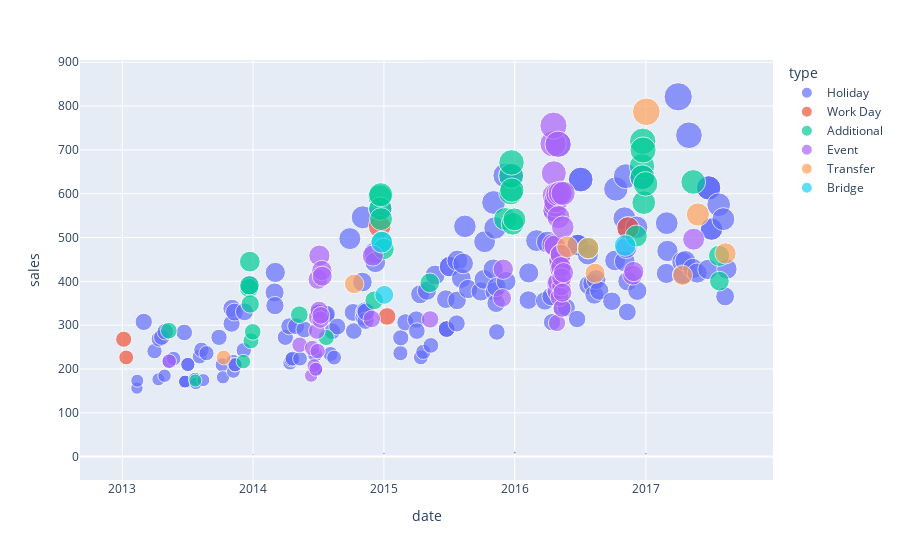

The code cell stored with this chart in its notebook:
### Code cell
fig = px.scatter(holiday_sales_df, x='date', y='sales', size='sales', color='type')
fig.show()

### Figure 1 — Plotly figure (JSON) as saved in the notebook; plotly's stock layout.template omitted (floating-point values rounded to 4 significant figures; data arrays with more than 128 entries replaced by an {"elided": "..."} marker saying what was removed)
{"data": [{"hovertemplate": "type=Holiday<br>date=%{x}<br>sales=%{marker.size}<extra></extra>", "legendgroup": "Holiday", "marker": {"color": "#636efa", "size": {"elided": "171 float values"}, "sizemode": "area", "sizeref": 2.053, "symbol": "circle"}, "mode": "markers", "name": "Holiday", "orientation": "v", "showlegend": true, "type": "scatter", "x": {"elided": "171 str values"}, "xaxis": "x", "y": {"elided": "171 float values"}, "yaxis": "y"}, {"hovertemplate": "type=Work Day<br>date=%{x}<br>sales=%{marker.size}<extra></extra>", "legendgroup": "Work Day", "marker": {"color": "#EF553B", "size": [267.9, 226.3, 525.0, 319.8, 521.8], "sizemode": "area", "sizeref": 2.053, "symbol": "circle"}, "mode": "markers", "name": "Work Day", "orientation": "v", "showlegend": true, "type": "scatter", "x": ["2013-01-05", "2013-01-12", "2014-12-20", "2015-01-10", "2016-11-12"], "xaxis": "x", "y": [267.9, 226.3, 525.0, 319.8, 521.8], "yaxis": "y"}, {"hovertemplate": "type=Additional<br>date=%{x}<br>sales=%{marker.size}<extra></extra>", "legendgroup": "Additional", "marker": {"color": "#00cc96", "size": [287.4, 173.5, 216.8, 384.8, 390.7, 444.9, 348.3, 264.2, 284.7, 323.8, 272.0, 356.6, 592.9, 565.7, 597.6, 542.1, 489.4, 473.8, 396.6, 542.2, 602.1, 640.8, 671.2, 608.1, 531.3, 541.3, 601.1, 475.8, 503.3, 662.9, 637.4, 719.5, 699.7, 579.6, 622.3, 626.8, 458.2, 400.4], "sizemode": "area", "sizeref": 2.053, "symbol": "circle"}, "mode": "markers", "name": "Additional", "orientation": "v", "showlegend": true, "type": "scatter", "x": ["2013-05-11", "2013-07-24", "2013-12-05", "2013-12-21", "2013-12-22", "2013-12-23", "2013-12-24", "2013-12-26", "2013-12-31", "2014-05-10", "2014-07-24", "2014-12-05", "2014-12-21", "2014-12-22", "2014-12-23", "2014-12-24", "2014-12-26", "2014-12-31", "2015-05-09", "2015-12-05", "2015-12-21", "2015-12-22", "2015-12-23", "2015-12-24", "2015-12-26", "2015-12-31", "2016-05-07", "2016-07-24", "2016-12-05", "2016-12-21", "2016-12-22", "2016-12-23", "2016-12-24", "2016-12-26", "2016-12-31", "2017-05-13", "2017-07-24", "2017-07-25"], "xaxis": "x", "y": [287.4, 173.5, 216.8, 384.8, 390.7, 444.9, 348.3, 264.2, 284.7, 323.8, 272.0, 356.6, 592.9, 565.7, 597.6, 542.1, 489.4, 473.8, 396.6, 542.2, 602.1, 640.8, 671.2, 608.1, 531.3, 541.3, 601.1, 475.8, 503.3, 662.9, 637.4, 719.5, 699.7, 579.6, 622.3, 626.8, 458.2, 400.4], "yaxis": "y"}, {"hovertemplate": "type=Event<br>date=%{x}<br>sales=%{marker.size}<extra></extra>", "legendgroup": "Event", "marker": {"color": "#ab63fa", "size": [217.7, 255.1, 184.9, 247.6, 207.2, 199.4, 286.7, 318.3, 240.9, 404.3, 334.1, 458.6, 312.7, 322.4, 424.6, 411.7, 314.0, 458.7, 313.2, 362.0, 427.6, 483.8, 713.7, 755.3, 646.5, 596.2, 561.8, 481.0, 573.6, 583.3, 381.6, 395.5, 376.1, 304.9, 397.7, 599.0, 712.8, 546.6, 444.6, 448.2, 364.0, 427.3, 601.1, 460.6, 460.6, 433.1, 388.9, 408.3, 338.6, 374.2, 523.5, 600.6, 419.8, 414.0, 422.3, 496.2], "sizemode": "area", "sizeref": 2.053, "symbol": "circle"}, "mode": "markers", "name": "Event", "orientation": "v", "showlegend": true, "type": "scatter", "x": ["2013-05-12", "2014-05-11", "2014-06-12", "2014-06-15", "2014-06-20", "2014-06-25", "2014-06-28", "2014-06-29", "2014-06-30", "2014-07-01", "2014-07-04", "2014-07-05", "2014-07-08", "2014-07-09", "2014-07-12", "2014-07-13", "2014-11-28", "2014-12-01", "2015-05-10", "2015-11-27", "2015-11-30", "2016-04-16", "2016-04-17", "2016-04-18", "2016-04-19", "2016-04-20", "2016-04-21", "2016-04-22", "2016-04-23", "2016-04-24", "2016-04-25", "2016-04-26", "2016-04-27", "2016-04-28", "2016-04-29", "2016-04-30", "2016-05-01", "2016-05-02", "2016-05-03", "2016-05-04", "2016-05-05", "2016-05-06", "2016-05-07", "2016-05-08", "2016-05-08", "2016-05-09", "2016-05-10", "2016-05-11", "2016-05-12", "2016-05-13", "2016-05-14", "2016-05-15", "2016-05-16", "2016-11-25", "2016-11-28", "2017-05-14"], "xaxis": "x", "y": [217.7, 255.1, 184.9, 247.6, 207.2, 199.4, 286.7, 318.3, 240.9, 404.3, 334.1, 458.6, 312.7, 322.4, 424.6, 411.7, 314.0, 458.7, 313.2, 362.0, 427.6, 483.8, 713.7, 755.3, 646.5, 596.2, 561.8, 481.0, 573.6, 583.3, 381.6, 395.5, 376.1, 304.9, 397.7, 599.0, 712.8, 546.6, 444.6, 448.2, 364.0, 427.3, 601.1, 460.6, 460.6, 433.1, 388.9, 408.3, 338.6, 374.2, 523.5, 600.6, 419.8, 414.0, 422.3, 496.2], "yaxis": "y"}, {"hovertemplate": "type=Transfer<br>date=%{x}<br>sales=%{marker.size}<extra></extra>", "legendgroup": "Transfer", "marker": {"color": "#FFA15A", "size": [226.1, 394.2, 478.5, 475.8, 418.4, 786.9, 413.6, 552.5, 463.7], "sizemode": "area", "sizeref": 2.053, "symbol": "circle"}, "mode": "markers", "name": "Transfer", "orientation": "v", "showlegend": true, "type": "scatter", "x": ["2013-10-11", "2014-10-10", "2016-05-27", "2016-07-24", "2016-08-12", "2017-01-02", "2017-04-13", "2017-05-26", "2017-08-11"], "xaxis": "x", "y": [226.1, 394.2, 478.5, 475.8, 418.4, 786.9, 413.6, 552.5, 463.7], "yaxis": "y"}, {"hovertemplate": "type=Bridge<br>date=%{x}<br>sales=%{marker.size}<extra></extra>", "legendgroup": "Bridge", "marker": {"color": "#19d3f3", "size": [489.4, 369.1, 481.7], "sizemode": "area", "sizeref": 2.053, "symbol": "circle"}, "mode": "markers", "name": "Bridge", "orientation": "v", "showlegend": true, "type": "scatter", "x": ["2014-12-26", "2015-01-02", "2016-11-04"], "xaxis": "x", "y": [489.4, 369.1, 481.7], "yaxis": "y"}], "layout": {"autosize": true, "legend": {"itemsizing": "constant", "title": {"text": "type"}, "tracegroupgap": 0}, "margin": {"t": 60}, "xaxis": {"anchor": "y", "autorange": true, "domain": [0, 1], "range": ["2012-09-10 15:44:10.9473", "2017-12-14 16:50:04.3986"], "title": {"text": "date"}, "type": "date"}, "yaxis": {"anchor": "x", "autorange": true, "domain": [0, 1], "range": [-62.63, 943.7], "title": {"text": "sales"}, "type": "linear"}}}
